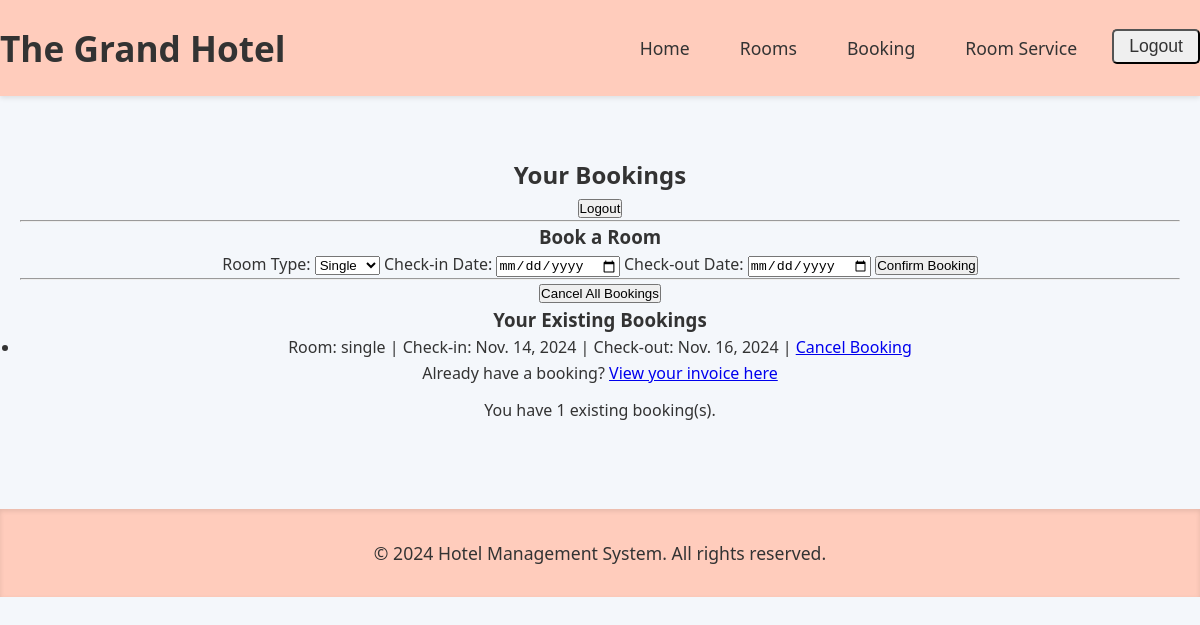
Page /bookings/ (signed in) on the earlier database version.
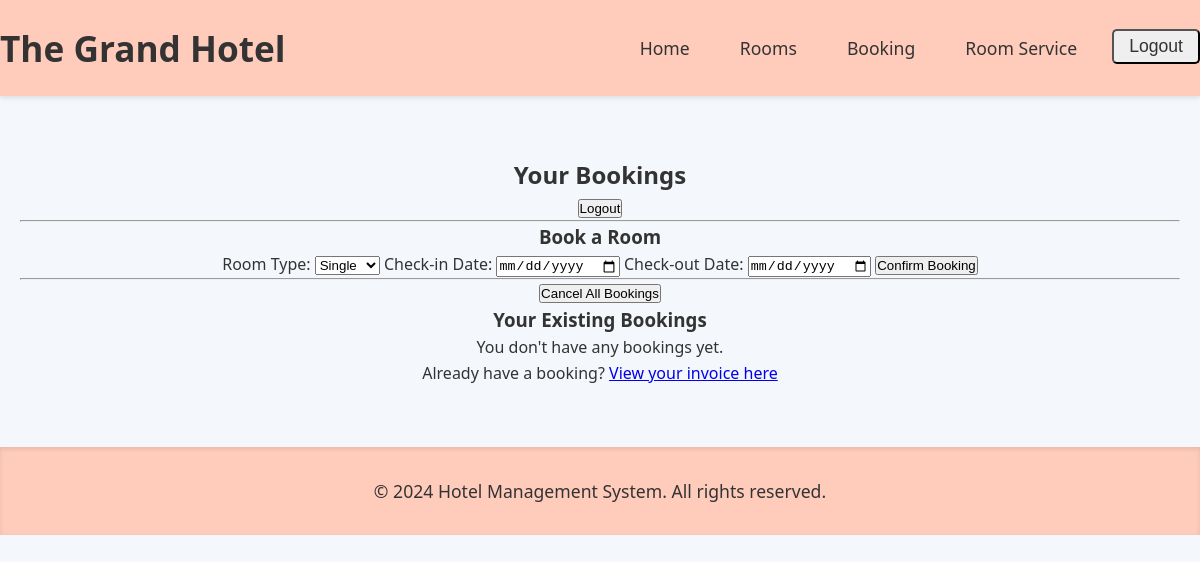
Same page on the later database version.
### hotel/models.py (models this page shows, shortened)
class Booking(models.Model):
    user = models.ForeignKey(User, on_delete=models.CASCADE)
    room_type = models.CharField(max_length=10, choices=ROOM_TYPES, default='single')
    check_in_date = models.DateField(default=datetime.date.today)
    check_out_date = models.DateField(default=datetime.date.today)
    bill = models.DecimalField(max_digits=10, decimal_places=2, default=0)
    room_price = models.DecimalField(max_digits=10, decimal_places=2, null=True)
    nights = models.IntegerField(null=True)

### hotel/views.py (the view)
# urls.py: path('bookings/', views.bookings, name='bookings'),
@login_required
def bookings(request):
    user_bookings = Booking.objects.filter(user=request.user)
    booking_count = user_bookings.count()  # Count the user's bookings
    if booking_count > 0:
        messages.info(request, f"You have {booking_count} existing booking(s).")
    return render(request, 'bookings.html', {'bookings': user_bookings})

### templates/hotel/bookings.html (shortened to what this page needs)
{% extends 'base.html' %}
{% load static %}
{% block content %}
<h2>Your Bookings</h2>
<form method="POST" action="{% url 'logout' %}">
    <button type="submit" class="logout-button">Logout</button>
</form>
<hr>
<h3>Book a Room</h3>
<form method="POST" action="{% url 'book_room' %}">
    <label for="room_type">Room Type:</label>
    <select name="room_type" required>
        <option value="single">Single</option>
    </select>
    <label for="check_in_date">Check-in Date:</label>
    <input type="date" name="check_in_date" required>
    <label for="check_out_date">Check-out Date:</label>
    <input type="date" name="check_out_date" required>
    <button type="submit">Confirm Booking</button>
</form>
<hr>
<form method="POST" action="{% url 'cancel_all_bookings' %}">
    <button type="submit" class="cancel-all-button">Cancel All Bookings</button>
</form>
<h3>Your Existing Bookings</h3>
{% if bookings %}
    <ul>
        {% for booking in bookings %}
            <li>
                Room: {{ booking.room_type }} |
                Check-in: {{ booking.check_in_date }} |
                Check-out: {{ booking.check_out_date }} |
                <a href="{% url 'cancel_booking' booking.id %}">Cancel Booking</a>
            </li>
        {% endfor %}
    </ul>
{% else %}
    <p>You don't have any bookings yet.</p>
{% endif %}
<p>Already have a booking? <a href="{% url 'invoice' %}">View your invoice here</a></p>
{% if messages %}
    <div id="django-messages" data-message="{% for message in messages %}{{ message }}{% if not forloop.last %}<br>{% endif %}{% endfor %}">
        {% for message in messages %}
            <div class="alert {{ message.tags }}">
                {{ message }}
            </div>
        {% endfor %}
    </div>
{% endif %}
{% endblock %}

Differences in the rows shown:
removed Booking: room_type "single", check_in_date "Nov. 14, 2024", check_out_date "Nov. 16, 2024"
Other differences:
text now shown: "You don't have any bookings yet."
list line gone: "You have 1 existing booking(s)."
